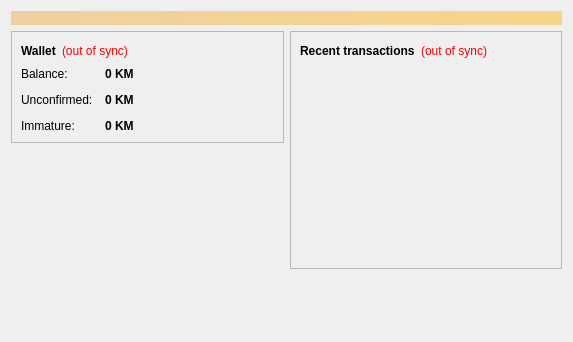
<?xml version="1.0" encoding="UTF-8"?>
<ui version="4.0">
 <class>OverviewPage</class>
 <widget class="QWidget" name="OverviewPage">
  <property name="geometry">
   <rect>
    <x>0</x>
    <y>0</y>
    <width>573</width>
    <height>342</height>
   </rect>
  </property>
  <property name="windowTitle">
   <string>Form</string>
  </property>
  <layout class="QVBoxLayout" name="topLayout">
   <item>
    <widget class="QLabel" name="labelAlerts">
     <property name="visible">
      <bool>false</bool>
     </property>
     <property name="styleSheet">
      <string notr="true">background-color: qlineargradient(x1: 0, y1: 0, x2: 1, y2: 0, stop:0 #F0D0A0, stop:1 #F8D488); color:#000000;</string>
     </property>
     <property name="wordWrap">
      <bool>true</bool>
     </property>
     <property name="margin">
      <number>3</number>
     </property>
    </widget>
   </item>
   <item>
    <layout class="QHBoxLayout" name="horizontalLayout" stretch="1,1">
     <item>
      <layout class="QVBoxLayout" name="verticalLayout_2">
       <item>
        <widget class="QFrame" name="frame">
         <property name="frameShape">
          <enum>QFrame::StyledPanel</enum>
         </property>
         <property name="frameShadow">
          <enum>QFrame::Raised</enum>
         </property>
         <layout class="QVBoxLayout" name="verticalLayout_4">
          <item>
           <layout class="QHBoxLayout" name="horizontalLayout_4">
            <item>
             <widget class="QLabel" name="label_5">
              <property name="font">
               <font>
                <weight>75</weight>
                <bold>true</bold>
               </font>
              </property>
              <property name="text">
               <string>Wallet</string>
              </property>
             </widget>
            </item>
            <item>
             <widget class="QLabel" name="labelWalletStatus">
              <property name="toolTip">
               <string>The displayed information may be out of date. Your wallet automatically synchronizes with the Knifemoney network after a connection is established, but this process has not completed yet.</string>
              </property>
              <property name="styleSheet">
               <string notr="true">QLabel { color: red; }</string>
              </property>
              <property name="text">
               <string notr="true">(out of sync)</string>
              </property>
              <property name="alignment">
               <set>Qt::AlignLeading|Qt::AlignLeft|Qt::AlignVCenter</set>
              </property>
             </widget>
            </item>
            <item>
             <spacer name="horizontalSpacer_2">
              <property name="orientation">
               <enum>Qt::Horizontal</enum>
              </property>
              <property name="sizeHint" stdset="0">
               <size>
                <width>40</width>
                <height>20</height>
               </size>
              </property>
             </spacer>
            </item>
           </layout>
          </item>
          <item>
           <layout class="QFormLayout" name="formLayout_2">
            <property name="fieldGrowthPolicy">
             <enum>QFormLayout::AllNonFixedFieldsGrow</enum>
            </property>
            <property name="horizontalSpacing">
             <number>12</number>
            </property>
            <property name="verticalSpacing">
             <number>12</number>
            </property>
            <item row="0" column="0">
             <widget class="QLabel" name="label">
              <property name="text">
               <string>Balance:</string>
              </property>
             </widget>
            </item>
            <item row="0" column="1">
             <widget class="QLabel" name="labelBalance">
              <property name="font">
               <font>
                <weight>75</weight>
                <bold>true</bold>
               </font>
              </property>
              <property name="cursor">
               <cursorShape>IBeamCursor</cursorShape>
              </property>
              <property name="toolTip">
               <string>Your current balance</string>
              </property>
              <property name="text">
               <string notr="true">0 KM</string>
              </property>
              <property name="textInteractionFlags">
               <set>Qt::LinksAccessibleByMouse|Qt::TextSelectableByKeyboard|Qt::TextSelectableByMouse</set>
              </property>
             </widget>
            </item>
            <item row="1" column="0">
             <widget class="QLabel" name="label_3">
              <property name="text">
               <string>Unconfirmed:</string>
              </property>
             </widget>
            </item>
            <item row="1" column="1">
             <widget class="QLabel" name="labelUnconfirmed">
              <property name="font">
               <font>
                <weight>75</weight>
                <bold>true</bold>
               </font>
              </property>
              <property name="cursor">
               <cursorShape>IBeamCursor</cursorShape>
              </property>
              <property name="toolTip">
               <string>Total of transactions that have yet to be confirmed, and do not yet count toward the current balance</string>
              </property>
              <property name="text">
               <string notr="true">0 KM</string>
              </property>
              <property name="textInteractionFlags">
               <set>Qt::LinksAccessibleByMouse|Qt::TextSelectableByKeyboard|Qt::TextSelectableByMouse</set>
              </property>
             </widget>
            </item>
            <item row="2" column="0">
             <widget class="QLabel" name="labelImmatureText">
              <property name="text">
               <string>Immature:</string>
              </property>
             </widget>
            </item>
            <item row="2" column="1">
             <widget class="QLabel" name="labelImmature">
              <property name="font">
               <font>
                <weight>75</weight>
                <bold>true</bold>
               </font>
              </property>
              <property name="toolTip">
               <string>Mined balance that has not yet matured</string>
              </property>
              <property name="text">
               <string notr="true">0 KM</string>
              </property>
              <property name="textInteractionFlags">
               <set>Qt::LinksAccessibleByMouse|Qt::TextSelectableByKeyboard|Qt::TextSelectableByMouse</set>
              </property>
             </widget>
            </item>
           </layout>
          </item>
         </layout>
        </widget>
       </item>
       <item>
        <spacer name="verticalSpacer">
         <property name="orientation">
          <enum>Qt::Vertical</enum>
         </property>
         <property name="sizeHint" stdset="0">
          <size>
           <width>20</width>
           <height>40</height>
          </size>
         </property>
        </spacer>
       </item>
      </layout>
     </item>
     <item>
      <layout class="QVBoxLayout" name="verticalLayout_3">
       <item>
        <widget class="QFrame" name="frame_2">
         <property name="frameShape">
          <enum>QFrame::StyledPanel</enum>
         </property>
         <property name="frameShadow">
          <enum>QFrame::Raised</enum>
         </property>
         <layout class="QVBoxLayout" name="verticalLayout">
          <item>
           <layout class="QHBoxLayout" name="horizontalLayout_2">
            <item>
             <widget class="QLabel" name="label_4">
              <property name="text">
               <string>&lt;b&gt;Recent transactions&lt;/b&gt;</string>
              </property>
             </widget>
            </item>
            <item>
             <widget class="QLabel" name="labelTransactionsStatus">
              <property name="toolTip">
               <string>The displayed information may be out of date. Your wallet automatically synchronizes with the Knifemoney network after a connection is established, but this process has not completed yet.</string>
              </property>
              <property name="styleSheet">
               <string notr="true">QLabel { color: red; }</string>
              </property>
              <property name="text">
               <string notr="true">(out of sync)</string>
              </property>
              <property name="alignment">
               <set>Qt::AlignRight|Qt::AlignTrailing|Qt::AlignVCenter</set>
              </property>
             </widget>
            </item>
            <item>
             <spacer name="horizontalSpacer">
              <property name="orientation">
               <enum>Qt::Horizontal</enum>
              </property>
              <property name="sizeHint" stdset="0">
               <size>
                <width>40</width>
                <height>20</height>
               </size>
              </property>
             </spacer>
            </item>
           </layout>
          </item>
          <item>
           <widget class="QListView" name="listTransactions">
            <property name="styleSheet">
             <string notr="true">QListView { background: transparent; }</string>
            </property>
            <property name="frameShape">
             <enum>QFrame::NoFrame</enum>
            </property>
            <property name="verticalScrollBarPolicy">
             <enum>Qt::ScrollBarAlwaysOff</enum>
            </property>
            <property name="horizontalScrollBarPolicy">
             <enum>Qt::ScrollBarAlwaysOff</enum>
            </property>
            <property name="selectionMode">
             <enum>QAbstractItemView::NoSelection</enum>
            </property>
           </widget>
          </item>
         </layout>
        </widget>
       </item>
       <item>
        <spacer name="verticalSpacer_2">
         <property name="orientation">
          <enum>Qt::Vertical</enum>
         </property>
         <property name="sizeHint" stdset="0">
          <size>
           <width>20</width>
           <height>40</height>
          </size>
         </property>
        </spacer>
       </item>
      </layout>
     </item>
    </layout>
   </item>
  </layout>
 </widget>
 <resources/>
 <connections/>
</ui>
